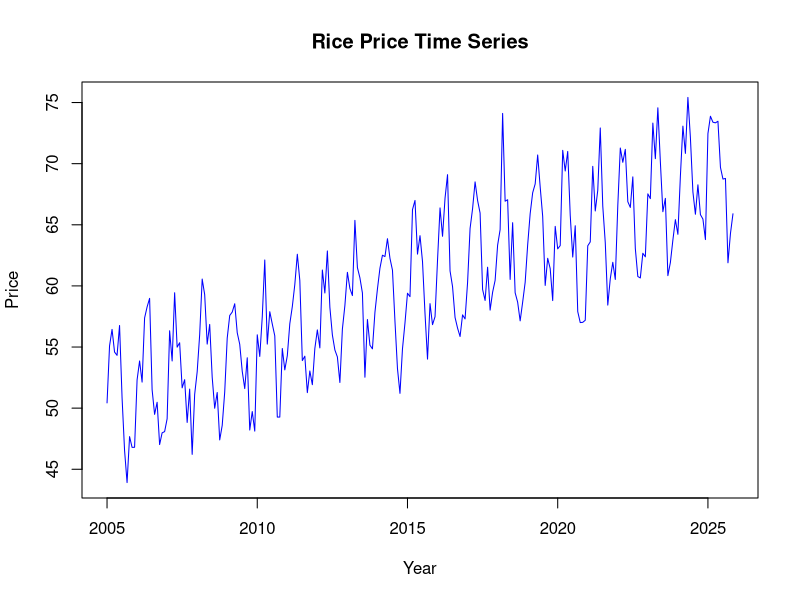
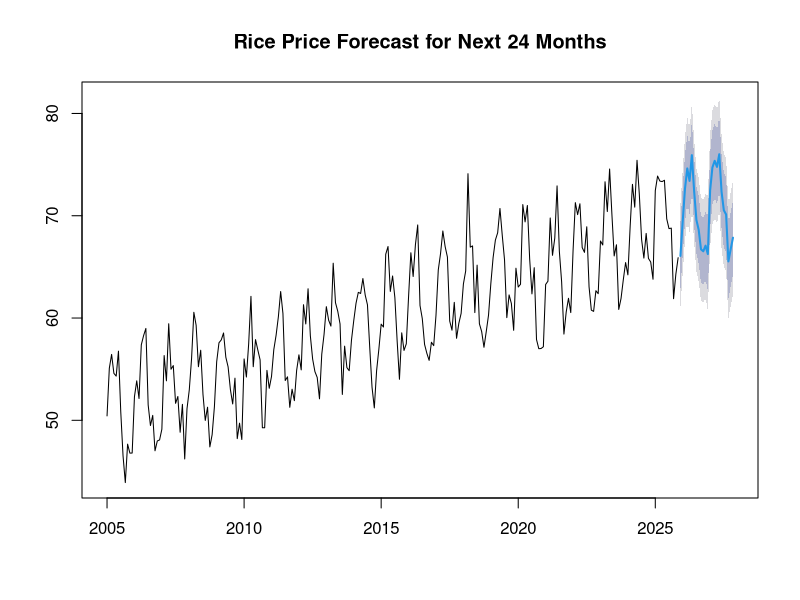

Write the R code that produced these figures, in order.
#loading to project
library(ggplot2)
library(forecast)

#loading the dataset
data <- read.csv("Rice_Prices_Dataset.csv")

str(data)

#data pre processing month variable to data format
data$Month <- as.Date(data$Date) 

#creating the time series
rice_t_s <- ts(data$Rice_Prices, start = c(2005,1), frequency = 12)

#plot time series
plot(rice_t_s, main = "Rice Price Time Series",
     ylab = "Price", xlab="Year", col='blue')

#future predictions
model <- auto.arima(rice_t_s)
predict <- forecast(model, h=24)
plot(predict, main = "Rice Price Forecast for Next 24 Months")
